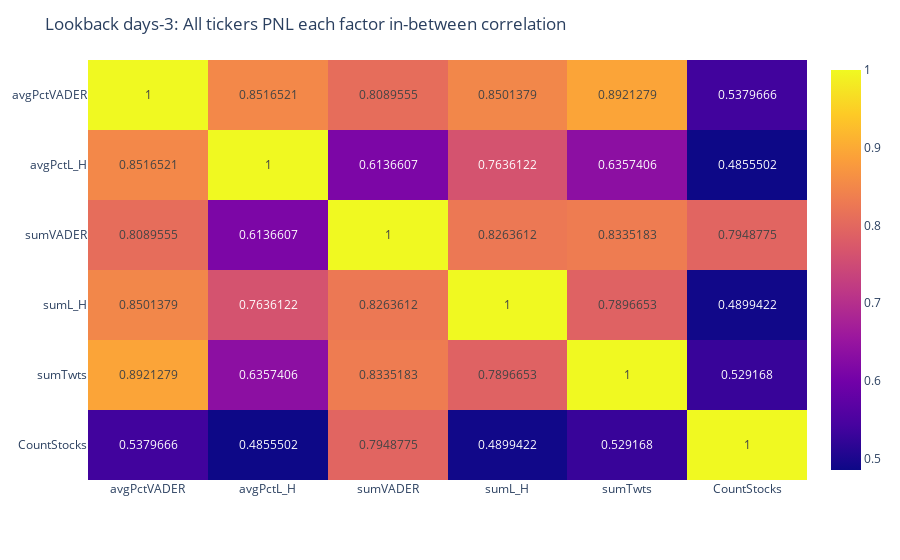

The notebook cell saved with this chart:
### Code cell
fig = px.imshow(df_summary[['avgPctVADER','avgPctL_H','sumVADER','sumL_H','sumTwts','CountStocks']].corr(), text_auto=True, aspect="auto")
fig.update_layout(title="Lookback days-"+str(week)+': All tickers PNL each factor in-between correlation', xaxis_nticks=36)
fig.show()

### Figure 1 — Plotly figure (JSON) as saved in the notebook; plotly's stock layout.template omitted (floating-point values rounded to 4 significant figures)
{"data": [{"coloraxis": "coloraxis", "hovertemplate": "x: %{x}<br>y: %{y}<br>color: %{z}<extra></extra>", "name": "0", "texttemplate": "%{z}", "type": "heatmap", "x": ["avgPctVADER", "avgPctL_H", "sumVADER", "sumL_H", "sumTwts", "CountStocks"], "xaxis": "x", "y": ["avgPctVADER", "avgPctL_H", "sumVADER", "sumL_H", "sumTwts", "CountStocks"], "yaxis": "y", "z": [[1, 0.8517, 0.809, 0.8501, 0.8921, 0.538], [0.8517, 1, 0.6137, 0.7636, 0.6357, 0.4856], [0.809, 0.6137, 1, 0.8264, 0.8335, 0.7949], [0.8501, 0.7636, 0.8264, 1, 0.7897, 0.4899], [0.8921, 0.6357, 0.8335, 0.7897, 1, 0.5292], [0.538, 0.4856, 0.7949, 0.4899, 0.5292, 1]]}], "layout": {"coloraxis": {"colorscale": [[0, "#0d0887"], [0.1111, "#46039f"], [0.2222, "#7201a8"], [0.3333, "#9c179e"], [0.4444, "#bd3786"], [0.5556, "#d8576b"], [0.6667, "#ed7953"], [0.7778, "#fb9f3a"], [0.8889, "#fdca26"], [1, "#f0f921"]]}, "margin": {"t": 60}, "title": {"text": "Lookback days-3: All tickers PNL each factor in-between correlation"}, "xaxis": {"anchor": "y", "domain": [0, 1], "nticks": 36}, "yaxis": {"anchor": "x", "autorange": "reversed", "domain": [0, 1]}}}
